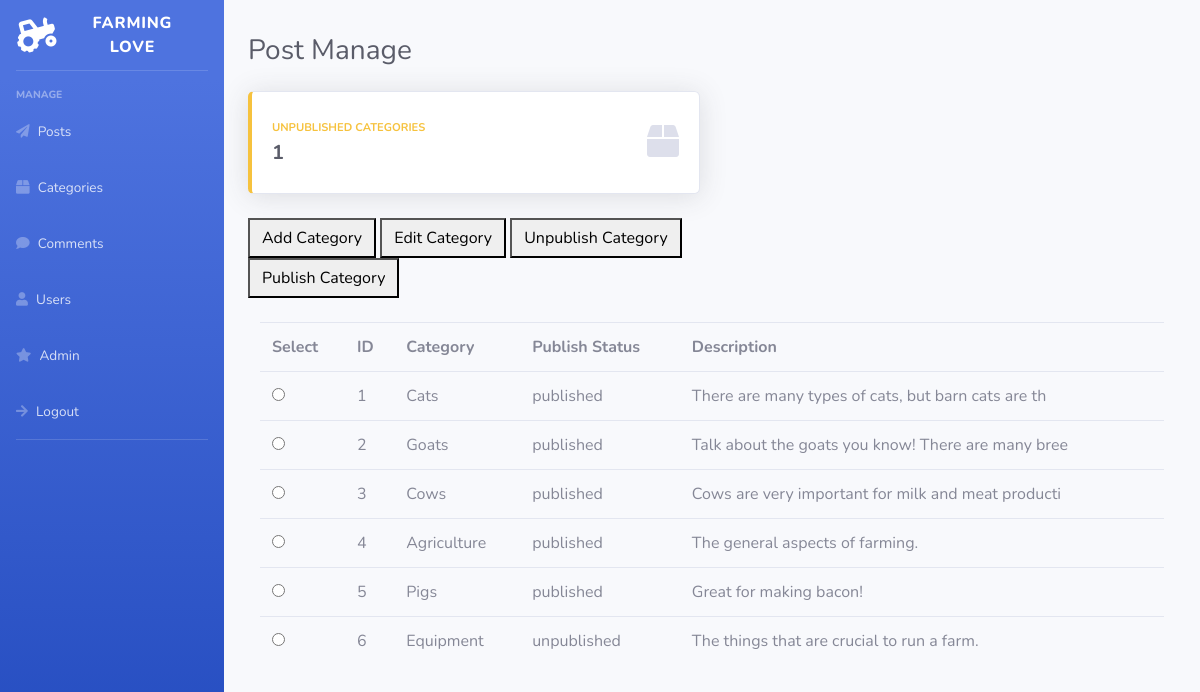
/admin/admincategoriesmanage.php (signed in), run on the app's committed database.
### tables this page shows
CREATE TABLE `category` (
  `category_id` int(11) NOT NULL,
  `categoryname` varchar(33) NOT NULL,
  `description` varchar(50) NOT NULL,
  `status` tinyint(1) NOT NULL
);

### queries.php (called while the page is built, shortened)
<?php
$categoryq = "SELECT * FROM `category`";
$categories = mysqli_query($conn, $categoryq);
?>

### admin/admincategoriesmanage.php (the view, shortened to what this page needs)
<?php
include("../connectionvar.php");
include("../queries.php");
?>
<!DOCTYPE html>
<html lang="en">
<head>
    <link href="vendor/fontawesome-free/css/all.min.css" rel="stylesheet" type="text/css">
    <link href="css/sb-admin-2.min.css" rel="stylesheet">
</head>
<body id="page-top">
    <div id="wrapper">
    <?php
        require("adminsidebar.php");
    ?>
        <div id="content-wrapper" class="d-flex flex-column">
            <div id="content">
                <div class="container-fluid">
                    <div class="d-sm-flex align-items-center justify-content-between mb-4">
                        <h1 class="h3 mb-0 text-gray-800"> <br>Post Manage</h1>
                    </div>
                    <div class="row">
                        <div class="col-xl-6 col-md-6 mb-4">
                            <div class="card border-left-warning shadow h-100 py-2">
                                <div class="card-body">
                                    <div class="row no-gutters align-items-center">
                                        <div class="col mr-2">
                                            <div class="text-xs font-weight-bold text-warning text-uppercase mb-1">
                                                Unpublished Categories
                                            </div>
                                            <div class="h5 mb-0 font-weight-bold text-gray-800">
                                            <?php
                                            $c = 0;
                                            while($row = mysqli_fetch_array($unpubcategory)) {
                                                $c++;
                                            }
                                            echo $c;
                                            ?>
                                            </div>
                                        </div>
                                        <div class="col-auto">
                                            <i class="fas fa-box fa-2x text-gray-300"></i>
                                        </div>
                                    </div>
                                </div>
                            </div>
                        </div>
                    </div>
                    <div class = "row">
                        <div class="col-xl-6 col-md-4 mb-4">
                            <form method = 'POST' action = "<?php echo $_SERVER['PHP_SELF']; ?>">
                            <button class="btn-icon-split" type = 'submit' name = 'addcategory'>
                                <span class="text">Add Category</span>
                            </button>
                            <button class="btn-icon-split" type = 'submit' name = 'editcategory'>
                                <span class="text">Edit Category</span>
                            </button>
                            <button class="btn-icon-split" type = 'submit' name = 'status0'>
                                <span class="text">Unpublish Category</span>
                            </button>
                            <button class="btn-icon-split" type = 'submit' name = 'status1'>
                                <span class="text">Publish Category</span>
                            </button>
                        </div>
                    </div>
                    <div class="col-xl-12 col-md-12 mb-4">
                        <table class="table">
                            <tr>
                            <th> Select </th>
                            <th> ID </th>
                            <th> Category </th>
                            <th> Publish Status </th>
                            <th> Description </th>
                            </tr>
                        <form method = 'POST' action = "<?php echo $_SERVER['PHP_SELF']; ?>">
                            <?php
                            while ($row = mysqli_fetch_array($categories)) {
                                if ($row['status']=='0') {
                                    $status = "unpublished";
                                } else {
                                    $status = "published";
                                }
                                echo "<tr> <td> <input type = 'radio' name = 'editop' value = '". $row['category_id']. "'> </td> <td>". $row['category_id']. "</td> <td>". $row['categoryname']. "</td> <td>". $status. "</td> <td>". $row['description']. "</td> </tr>";
                            }
                            ?>
                        </table>
                    </div>
                </div>
            </div>
        </div>
    </div>
</body>
</html>

### admin/adminsidebar.php
<html>
<ul class="navbar-nav bg-gradient-primary sidebar sidebar-dark accordion" id="accordionSidebar">
<a class="sidebar-brand d-flex align-items-center justify-content-center" href="../index.php">
    <div class="sidebar-brand-icon rotate-n-15">
        <i class="fa fa-tractor"></i>
    </div>
    <div class="sidebar-brand-text mx-3"> Farming Love </div>
</a>
<hr class="sidebar-divider">
<div class="sidebar-heading">
    Manage
</div>
<li class="nav-item">
    <a class="nav-link" href="adminpostmanage.php">
    <i class="fas fa-paper-plane"></i>
        <span>Posts</span></a>
</li>
<li class="nav-item">
    <a class="nav-link" href="admincategoriesmanage.php">
    <i class="fas fa-box"></i>
        <span>Categories</span></a>
</li>
<li class="nav-item">
    <a class="nav-link" href="admincommentsmanage.php">
    <i class="fa fa-comment"></i>
        <span>Comments</span></a>
</li>
<li class="nav-item">
    <a class="nav-link" href="adminusermanage.php">
    <i class="fa fa-user"></i>
        <span>Users</span></a>
</li>
<li class="nav-item">
    <a class="nav-link" href="adminsplash.php">
    <i class="fa fa-star"></i>
        <span>Admin</span></a>
</li>
<li class="nav-item">
    <a class="nav-link" href="../bloglogout.php">
    <i class="fa fa-arrow-right"></i>
        <span>Logout</span></a>
</li>
<hr class="sidebar-divider d-none d-md-block">
</ul>
</html>

### data on the page
category: category_id "1", categoryname "Cats", status "published", description "There are many types of cats, but barn cats are th"
category: category_id "2", categoryname "Goats", status "published", description "Talk about the goats you know! There are many bree"
category: category_id "3", categoryname "Cows", status "published", description "Cows are very important for milk and meat producti"
category: category_id "4", categoryname "Agriculture", status "published", description "The general aspects of farming."
category: category_id "5", categoryname "Pigs", status "published", description "Great for making bacon!"
category: category_id "6", categoryname "Equipment", status "unpublished", description "The things that are crucial to run a farm."

### other printed values
$c "1"
